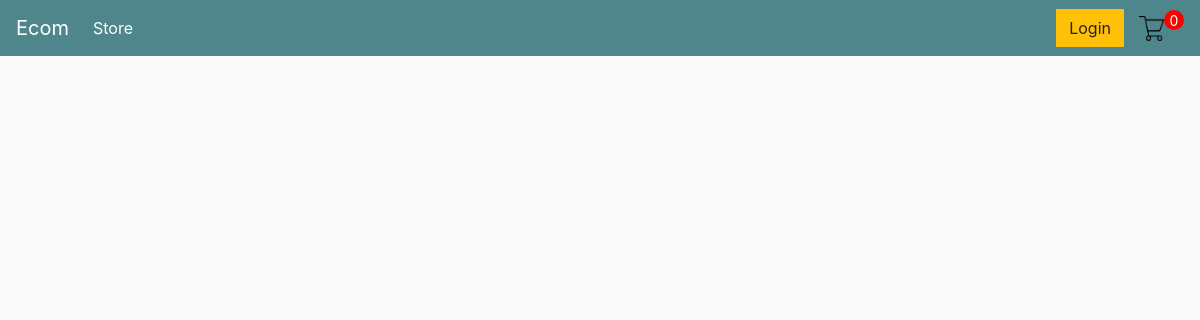
The app's page /, older data.
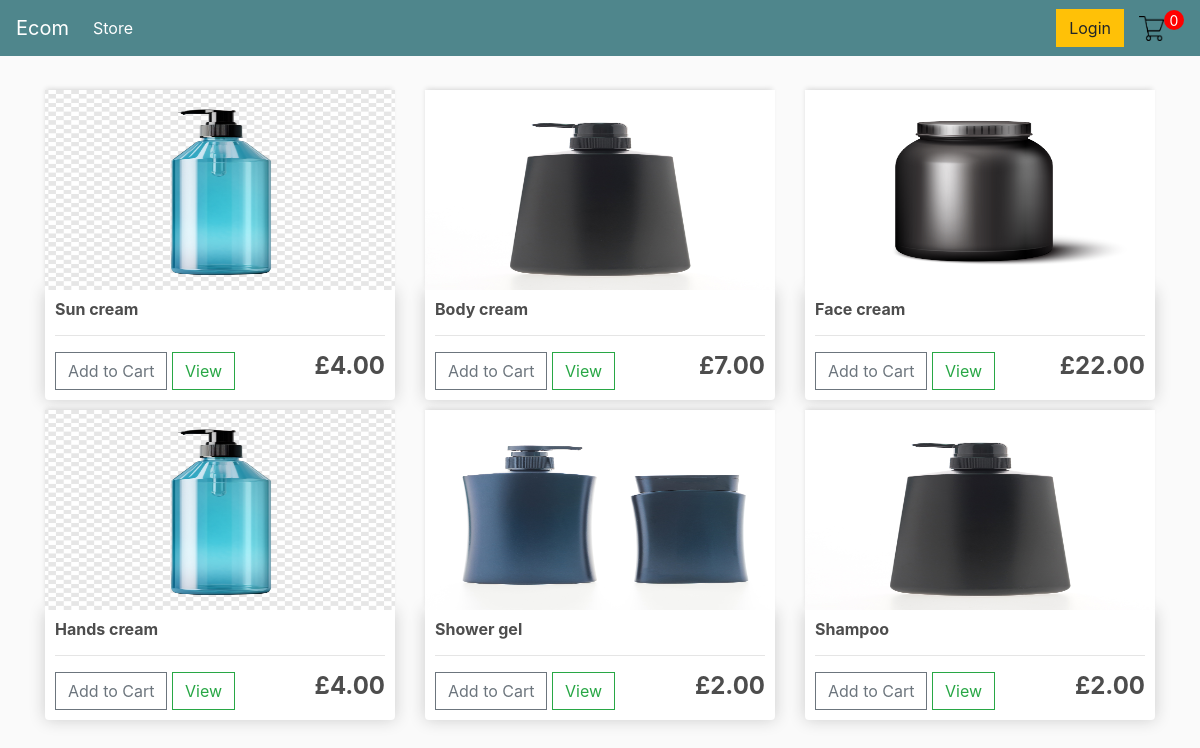
The same page, newer data.
### store/models.py (models this page shows, shortened)
class Product(models.Model):
    name = models.CharField(max_length=200, null=True)
    price = models.FloatField()
    digital = models.BooleanField(default=False, null=True, blank=False)
    image = models.ImageField(null=True, blank=True)

### store/views.py (the view)
# urls.py: path('', include('store.urls')),
def store(request):
	products = Product.objects.all()
	context = {'products':products}
	return render(request, 'store/store.html', context)

### store/templates/store/store.html
{% extends 'store/main.html' %}
{% load static %}
{% block content %}
	<div class="row">
		{% for product in products %}
		<div class="col-lg-4">
			<img class="thumbnail" src="{{product.image.url}}">
			<div class="box-element product">
				<h6><strong>{{product.name}}</strong></h6>
				<hr>
				<button  class="btn btn-outline-secondary add-btn">Add to Cart</button>
				<a class="btn btn-outline-success" href="#">View</a>
				<h4 style="display: inline-block; float: right"><strong>£{{product.price|floatformat:2}}</strong></h4>
			</div>
		</div>
        {% endfor %}
	</div>
{% endblock content %}

### store/templates/store/main.html (shortened to what this page needs)
<!DOCTYPE html>
{% load static %}
<html>
<head>
	<link rel="stylesheet" href="https://stackpath.bootstrapcdn.com/bootstrap/4.4.1/css/bootstrap.min.css">
	<link rel="stylesheet" type="text/css" href="{% static 'css/main.css' %}">
</head>
<body>
	<nav class="navbar navbar-expand-lg navbar-dark bg-dark">
	  <a class="navbar-brand" href="{% url 'store' %}">Ecom</a>
	  <div class="collapse navbar-collapse" id="navbarSupportedContent">
	    <ul class="navbar-nav mr-auto">
	      <li class="nav-item active">
	        <a class="nav-link" href="{% url 'store' %}">Store <span class="sr-only">(current)</span></a>
	      </li>
	    </ul>
	    <div class="form-inline my-2 my-lg-0">
	     	<a href="#"class="btn btn-warning">Login</a>
	     	<a href="{% url 'cart' %}">
	    		<img  id="cart-icon" src="{% static 'images/cart.png' %}">
	    	</a>
	    	<p id="cart-total">0</p>
	    </div>
	  </div>
	</nav>
     <div class="container">
            <br>
            {% block content %}
            {% endblock content %}
         </div>
</body>
</html>

### static/css/main.css (style rules this page uses)
body { background-color: hsl(0, 0%, 98%); }
h1,h2,h3,h4,h5,h6 { color:hsl(0, 0%, 30%); }
.box-element { box-shadow:hsl(0, 0%, 80%) 0 0 16px; background-color: #fff; border-radius: 4px; padding: 10px; }
.thumbnail { width: 100%; height: 200px; -webkit-box-shadow: -1px -3px 5px -2px rgba(214,214,214,1); -moz-box-shadow: -1px -3px 5px -2px rgba(214,214,214,1); box-shadow: -1px -3px 5px -2px rgba(214,214,214,1); }
.product { border-radius: 0 0 4px 4px; }
.bg-dark { background-color: #4f868c!important; }
#cart-icon { width:25px; height: 25px; display: inline-block; margin-left: 15px; }
#cart-total { display: block; text-align: center; color:#fff; background-color: red; width: 20px; height: 20px; border-radius: 50%; font-size: 14px; }
.col-lg-4, .col-lg-6, .col-lg-8, .col-lg-12 { margin-top: 10px; }
.btn { border-radius: 0; }

Row changes from the older to the newer data that the page shows:
added Product: image (picture), name "Sun cream", price "4.00"
added Product: image (picture), name "Body cream", price "7.00"
added Product: image (picture), name "Face cream", price "22.00"
added Product: image (picture), name "Hands cream", price "4.00"
added Product: image (placeholder picture), name "Shower gel", price "2.00"
added Product: image (picture), name "Shampoo", price "2.00"
